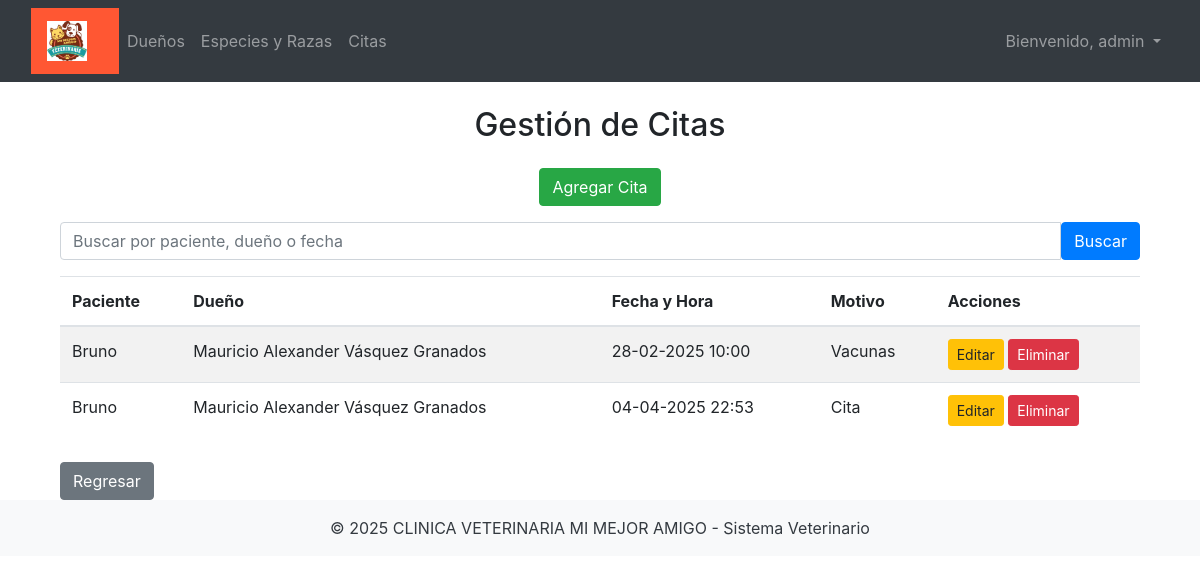
The page /appointments (signed in) on the database its author committed.
### app/models/config.py (models this page shows)
class ClinicConfig(db.Model):
    __tablename__ = 'clinic_config'
    id = db.Column(db.Integer, primary_key=True)
    clinic_name = db.Column(db.String(100), nullable=False)
    logo_url = db.Column(db.String(255), nullable=True)
    primary_color = db.Column(db.String(7), nullable=True)
    secondary_color = db.Column(db.String(7), nullable=True)
    welcome_message = db.Column(db.String(255), nullable=True)

### app/models/user.py (models this page shows, shortened)
class User(UserMixin, db.Model):
    id = db.Column(db.Integer, primary_key=True)
    username = db.Column(db.String(64), unique=True, nullable=False)
    email = db.Column(db.String(120), unique=True, nullable=False)
    password_hash = db.Column(db.String(128), nullable=False)
    role = db.Column(db.String(20), nullable=False, default='asistente')  # Por defecto, rol "asistente"

### app/models/appointment.py (models this page shows, shortened)
class Appointment(db.Model):
    id = db.Column(db.Integer, primary_key=True)
    date = db.Column(db.DateTime, nullable=False, default=datetime.utcnow)
    reason = db.Column(db.String(200), nullable=False)
    pet_id = db.Column(db.Integer, db.ForeignKey('pet.id', ondelete='CASCADE'), nullable=False)

### app/models/pet.py (models this page shows, shortened)
class Pet(db.Model):
    id = db.Column(db.Integer, primary_key=True)
    name = db.Column(db.String(50), nullable=False)
    birth_date = db.Column(db.Date, nullable=False)
    observations = db.Column(db.Text, nullable=True)
    species_id = db.Column(db.Integer, db.ForeignKey('species.id'), nullable=False)
    breed_id = db.Column(db.Integer, db.ForeignKey('breed.id'), nullable=False)
    owner_id = db.Column(db.Integer, db.ForeignKey('owner.id'), nullable=False)
    medical_records = db.relationship('MedicalRecord', backref='pet', lazy=True)
    appointments = db.relationship('Appointment', backref='pet', lazy=True)
    species = db.relationship('Species', backref='pets', lazy=True)
    breed = db.relationship('Breed', backref='pets', lazy=True)

### app/models/owner.py (models this page shows, shortened)
class Owner(db.Model):
    id = db.Column(db.Integer, primary_key=True)
    name = db.Column(db.String(100), nullable=False)
    phone = db.Column(db.String(20), nullable=False)
    email = db.Column(db.String(100), nullable=True)
    pets = db.relationship('Pet', backref='owner', lazy=True)

### app/routes.py (the view)
@main.route('/appointments', methods=['GET'])
@login_required
def appointments():
    search = request.args.get('search')
    appointments = Appointment.query.join(Appointment.pet).join(Pet.owner).filter(
        Appointment.reason.ilike(f"%{search}%") |
        Pet.name.ilike(f"%{search}%") |
        Owner.name.ilike(f"%{search}%")
    ).order_by(Appointment.date).all() if search else Appointment.query.order_by(Appointment.date).all()
    return render_template('appointments.html', appointments=appointments, title="Gestión de Citas")

### app/__init__.py (called while the page is built)
@login_manager.user_loader
def load_user(user_id):
    from app.models.user import User
    return User.query.get(int(user_id))

def create_app():
    app = Flask(__name__)
    app.config.from_object('config.Config')
    db.init_app(app)
    login_manager.init_app(app)
    mail.init_app(app)
    migrate.init_app(app, db)
    from app.models.config import ClinicConfig
    from app.routes import main
    app.register_blueprint(main)
    from app.auth.routes import auth
    app.register_blueprint(auth, url_prefix='/auth')
    @app.context_processor
    def inject_clinic_config():
        config = ClinicConfig.query.first()
        return dict(config=config)
    return app

### app/templates/appointments.html
{% extends "base.html" %}
{% block content %}
<div class="container mt-4">
    <h2 class="text-center mb-4">Gestión de Citas</h2>
    <div class="text-center mb-3">
        <a href="{{ url_for('main.add_global_appointment') }}" class="btn btn-success">
            Agregar Cita
        </a>
    </div>
    <form method="GET" class="mb-3">
        <div class="input-group">
            <input type="text" name="search" class="form-control" placeholder="Buscar por paciente, dueño o fecha">
            <button class="btn btn-primary" type="submit">Buscar</button>
        </div>
    </form>
    {% if appointments %}
    <table class="table table-striped">
        <thead>
            <tr>
                <th>Paciente</th>
                <th>Dueño</th>
                <th>Fecha y Hora</th>
                <th>Motivo</th>
                <th>Acciones</th>
            </tr>
        </thead>
        <tbody>
            {% for appointment in appointments %}
            <tr>
                <td>{{ appointment.pet.name }}</td>
                <td>{{ appointment.pet.owner.name }}</td>
                <td>{{ appointment.date.strftime('%d-%m-%Y %H:%M') }}</td>
                <td>{{ appointment.reason }}</td>
                <td>
                    <a href="{{ url_for('main.edit_appointment', appointment_id=appointment.id) }}" class="btn btn-warning btn-sm">Editar</a>
                    <a href="{{ url_for('main.delete_appointment', appointment_id=appointment.id) }}" class="btn btn-danger btn-sm">Eliminar</a>
                </td>
            </tr>
            {% endfor %}
        </tbody>
    </table>
    {% else %}
        <p class="text-danger">No hay citas registradas.</p>
    {% endif %}
    <div class="mt-4">
		<a href="{{ url_for('main.index') }}" class="btn btn-secondary">Regresar</a>
    </div>
</div>
{% endblock %}

### app/templates/base.html (shortened to what this page needs)
<!DOCTYPE html>
<html lang="es">
<head>
  <link rel="stylesheet" href="{{ url_for('static', filename='css/bootstrap.min.css') }}">
  <link rel="stylesheet" href="{{ url_for('static', filename='css/intlTelInput.min.css') }}">
</head>
<body>
<nav class="navbar navbar-expand-lg navbar-dark bg-dark">
	<div class="container-fluid">
    <nav class="navbar" style="background-color: {{ config.primary_color }};">
		<a class="navbar-brand" href="/">
			<img src="{{ config.logo_url }}" alt="Logo" height="40">
		</a>
	</nav>
    <div class="collapse navbar-collapse justify-content-between" id="navbarNav">
      <ul class="navbar-nav">
        <li class="nav-item">
          <a class="nav-link" href="{{ url_for('main.list_owners') }}">Dueños</a>
        </li>
        <li class="nav-item">
          <a class="nav-link" href="{{ url_for('main.list_species') }}">Especies y Razas</a>
        </li>
        <li class="nav-item">
          <a class="nav-link" href="{{ url_for('main.appointments') }}">Citas</a>
        </li>
      </ul>
      <ul class="navbar-nav">
        {% if current_user.is_authenticated %}
        <li class="nav-item dropdown">
          <a class="nav-link dropdown-toggle" href="#" id="userDropdown" role="button" data-bs-toggle="dropdown"
            aria-expanded="false">
            Bienvenido, {{ current_user.username }}
          </a>
        </li>
        {% else %}
        <li class="nav-item">
          <a class="nav-link" href="{{ url_for('auth.login') }}">Iniciar Sesión</a>
        </li>
        {% endif %}
      </ul>
    </div>
  </div>
</nav>
  <div class="container mt-4 flex-grow-1">
    {% block content %}{% endblock %}
  </div>
  <footer class="bg-light text-center text-dark py-3">
    <p class="mb-0">© 2025 {{ config.clinic_name }} - Sistema Veterinario</p>
  </footer>
</body>
</html>

### rows shown on the page
ClinicConfig: logo_url (picture), clinic_name "CLINICA VETERINARIA MI MEJOR AMIGO"
User: username "admin"
Appointment: pet.name "Bruno", pet.owner.name "Mauricio Alexander Vásquez Granados", date "28-02-2025 10:00", reason "Vacunas"
Appointment: pet.name "Bruno", pet.owner.name "Mauricio Alexander Vásquez Granados", date "04-04-2025 22:53", reason "Cita"
